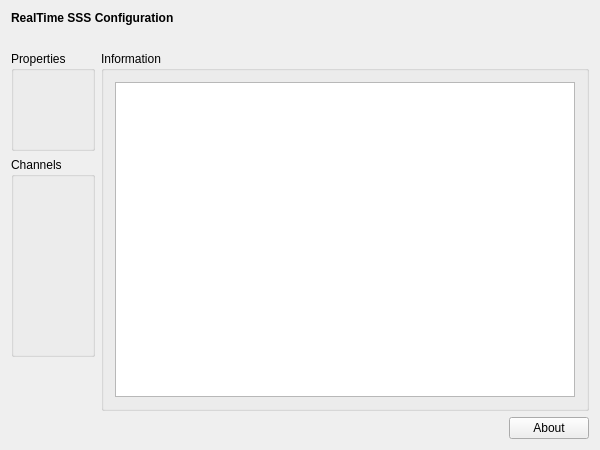
<?xml version="1.0" encoding="UTF-8"?>
<ui version="4.0">
 <class>RtSssSetupWidgetClass</class>
 <widget class="QWidget" name="RtSssSetupWidgetClass">
  <property name="geometry">
   <rect>
    <x>0</x>
    <y>0</y>
    <width>600</width>
    <height>450</height>
   </rect>
  </property>
  <property name="windowTitle">
   <string>RtSssSetupWidget</string>
  </property>
  <layout class="QVBoxLayout" name="verticalLayout">
   <item>
    <widget class="QLabel" name="m_qLabel_Headline">
     <property name="font">
      <font>
       <weight>75</weight>
       <bold>true</bold>
      </font>
     </property>
     <property name="text">
      <string>RealTime SSS Configuration</string>
     </property>
    </widget>
   </item>
   <item>
    <spacer name="m_qVerticalSpacer_Headline">
     <property name="orientation">
      <enum>Qt::Vertical</enum>
     </property>
     <property name="sizeType">
      <enum>QSizePolicy::Fixed</enum>
     </property>
     <property name="sizeHint" stdset="0">
      <size>
       <width>20</width>
       <height>20</height>
      </size>
     </property>
    </spacer>
   </item>
   <item>
    <layout class="QGridLayout" name="m_qGridLayout_main">
     <item row="0" column="0">
      <widget class="QGroupBox" name="m_qGroupBox_Properties">
       <property name="sizePolicy">
        <sizepolicy hsizetype="Minimum" vsizetype="Preferred">
         <horstretch>0</horstretch>
         <verstretch>0</verstretch>
        </sizepolicy>
       </property>
       <property name="minimumSize">
        <size>
         <width>0</width>
         <height>100</height>
        </size>
       </property>
       <property name="title">
        <string>Properties</string>
       </property>
       <property name="flat">
        <bool>false</bool>
       </property>
       <layout class="QGridLayout" name="m_qGridLayout_Properties"/>
      </widget>
     </item>
     <item row="1" column="0">
      <widget class="QGroupBox" name="m_qGroupBox_Channels">
       <property name="sizePolicy">
        <sizepolicy hsizetype="Preferred" vsizetype="Minimum">
         <horstretch>0</horstretch>
         <verstretch>0</verstretch>
        </sizepolicy>
       </property>
       <property name="minimumSize">
        <size>
         <width>0</width>
         <height>200</height>
        </size>
       </property>
       <property name="title">
        <string>Channels</string>
       </property>
       <layout class="QGridLayout" name="m_qGridLayout_Channels"/>
      </widget>
     </item>
     <item row="3" column="1">
      <spacer name="m_qHorizontalSpacer_About">
       <property name="orientation">
        <enum>Qt::Horizontal</enum>
       </property>
       <property name="sizeHint" stdset="0">
        <size>
         <width>40</width>
         <height>20</height>
        </size>
       </property>
      </spacer>
     </item>
     <item row="0" column="1" rowspan="3" colspan="2">
      <widget class="QGroupBox" name="m_qGroupBox_Information">
       <property name="title">
        <string>Information</string>
       </property>
       <layout class="QGridLayout" name="m_qGridLayout_Information">
        <item row="0" column="0">
         <widget class="QTextBrowser" name="m_qTextBrowser_Information"/>
        </item>
       </layout>
      </widget>
     </item>
     <item row="3" column="2">
      <widget class="QPushButton" name="m_qPushButton_About">
       <property name="text">
        <string>About</string>
       </property>
      </widget>
     </item>
     <item row="2" column="0">
      <spacer name="m_qVerticalSpacer_LeftRow">
       <property name="orientation">
        <enum>Qt::Vertical</enum>
       </property>
       <property name="sizeHint" stdset="0">
        <size>
         <width>20</width>
         <height>40</height>
        </size>
       </property>
      </spacer>
     </item>
    </layout>
   </item>
  </layout>
 </widget>
 <layoutdefault spacing="6" margin="11"/>
 <resources/>
 <connections/>
</ui>
